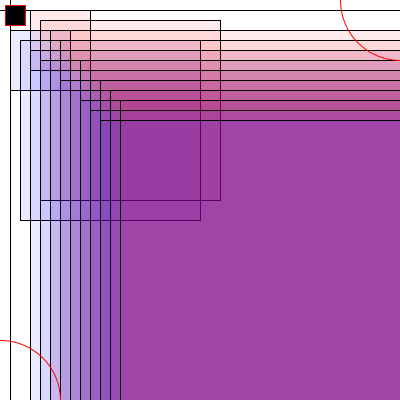
Frame 1 (no input)
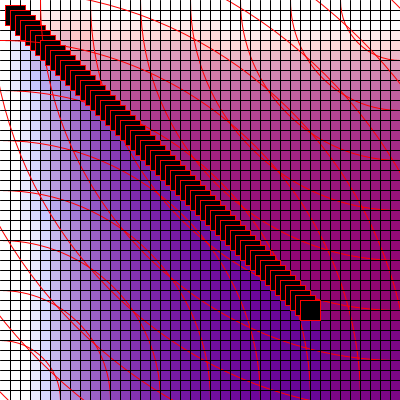
Frame 60 (the mouse pressed at the canvas centre just before this capture)
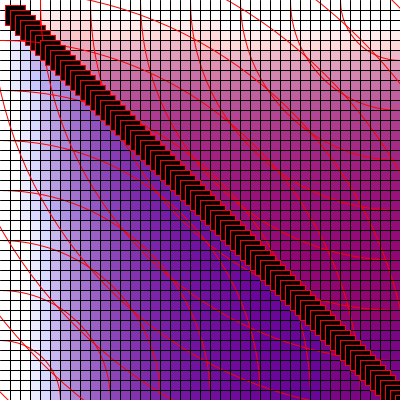
Frame 120 (the mouse held since frame 60 and released just before this capture)

The Processing sketch that drew these frames (run headless with seeded random() and noise(); from frame 60 on, the mouse is pressed at the canvas centre):

// Processing sketch: processing_167290
// ── processing_167290.pde

float a=0;
float b=20;
float c=0;
float d=0;
float e=20;

void setup() {
  size(400, 400);
  background(255);
}

void draw() {

  d=d+10;
  stroke(0);
  line(0, d, 400, d);


  stroke(0);
  line(d, 0, d, 400);

//Don´t know how to associate this variable inside the rectangle line
  for (int i=0; i<10; i++) {
    if (i<5) {
      e=e*3;
    } else {
      e=e-100;
    }
    b = b+10;
    c = c+10;
    fill(255, 0, 0, 20);
    rect(b, c, e, e);

    fill(0, 0, 255, 20);
    rect(c, b, e, e);
  }

  a = a+5;
  stroke(255, 0, 0);
  fill(0);
  rect(a, a, 20, 20);

  stroke(255, 0, 0);
  noFill();
  ellipseMode(CENTER);
  ellipse(400, 0, b, b);

  stroke(255, 0, 0);
  noFill();
  ellipseMode(CENTER);
  ellipse(0, 400, b, b);
}
